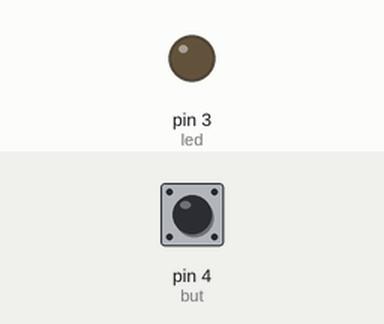
The sketch below on a simulated Arduino Uno, built with avr-gcc and run on an emulated ATmega328P. Parts: output pins drawn as LEDs (lit = HIGH). The inputs (shaded band) are chosen by the test bench; at power-on: pin 4 (but) HIGH.

Above: at 1.2 s.
1.3 s: pin 4 (but) pulled LOW for 0.15 s
At 2.2 s:
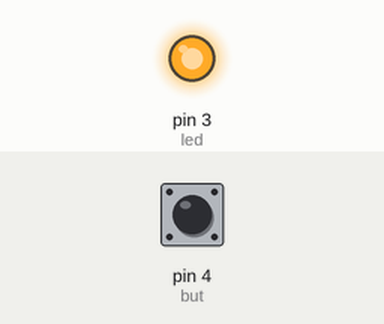
2.9 s: pin 4 (but) pulled LOW for 1 s
At 3.4 s:
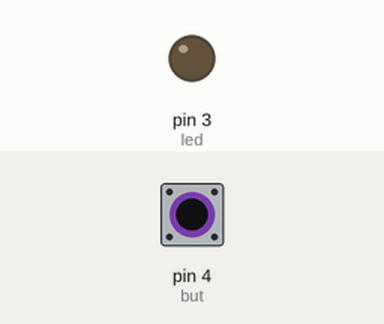
5.4 s: pin 4 (but) pulled LOW for 3.2 s
At 6.5 s:
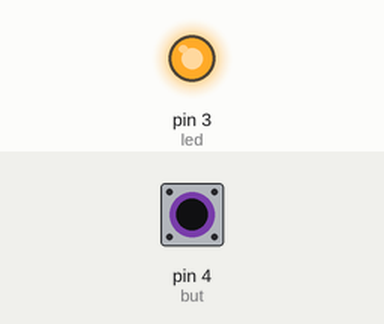
Timing chart, 0 to 8.4 s (numbered marks = the images above; inputs shaded):
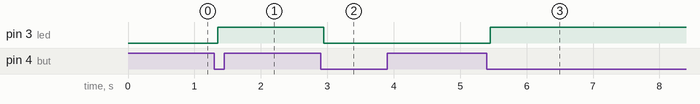

The sketch:

Twelfth.ino
```cpp
// Now this is an interesting project

/*
  Push Button Toggle with Software Debounce
  -----------------------------------------
  Pressing the button toggles the LED ON/OFF.
  Includes a simple debounce to prevent multiple toggles on one press.
*/

// Pin assignments
int but = 4;      // Push button connected to digital pin 4
int led = 3;      // LED connected to digital pin 3

// Variables to store states
int state = 0;        // LED state: 0 = OFF, 1 = ON
int lastPress = HIGH; // Last button reading (initialized HIGH due to INPUT_PULLUP)

void setup() {
  // Configure button pin as input with internal pull-up
  pinMode(but, INPUT_PULLUP);

  // Configure LED pin as output
  pinMode(led, OUTPUT);

  // Optional: ensure LED is off initially
  digitalWrite(led, LOW);
}

void loop() {
  // Read the current button state
  int press = digitalRead(but); // LOW when pressed, HIGH when released

  // Detect **rising edge**: button press occurred (HIGH -> LOW)
  if (press == LOW && lastPress == HIGH) {
    state = !state;  // Toggle LED state (ON ↔ OFF)
    delay(50);       // Simple debounce: wait 50ms to avoid multiple triggers
  }

  // Apply the LED state
  digitalWrite(led, state);

  // Update lastPress to current reading for next loop iteration
  lastPress = press;
}
```

Measured:
- after the input at 1.3 s, pin 3 (led): LOW → HIGH after 0.05 s
- after the input at 2.9 s, pin 3 (led): HIGH → LOW after 0.05 s
- after the input at 5.4 s, pin 3 (led): LOW → HIGH after 0.05 s
